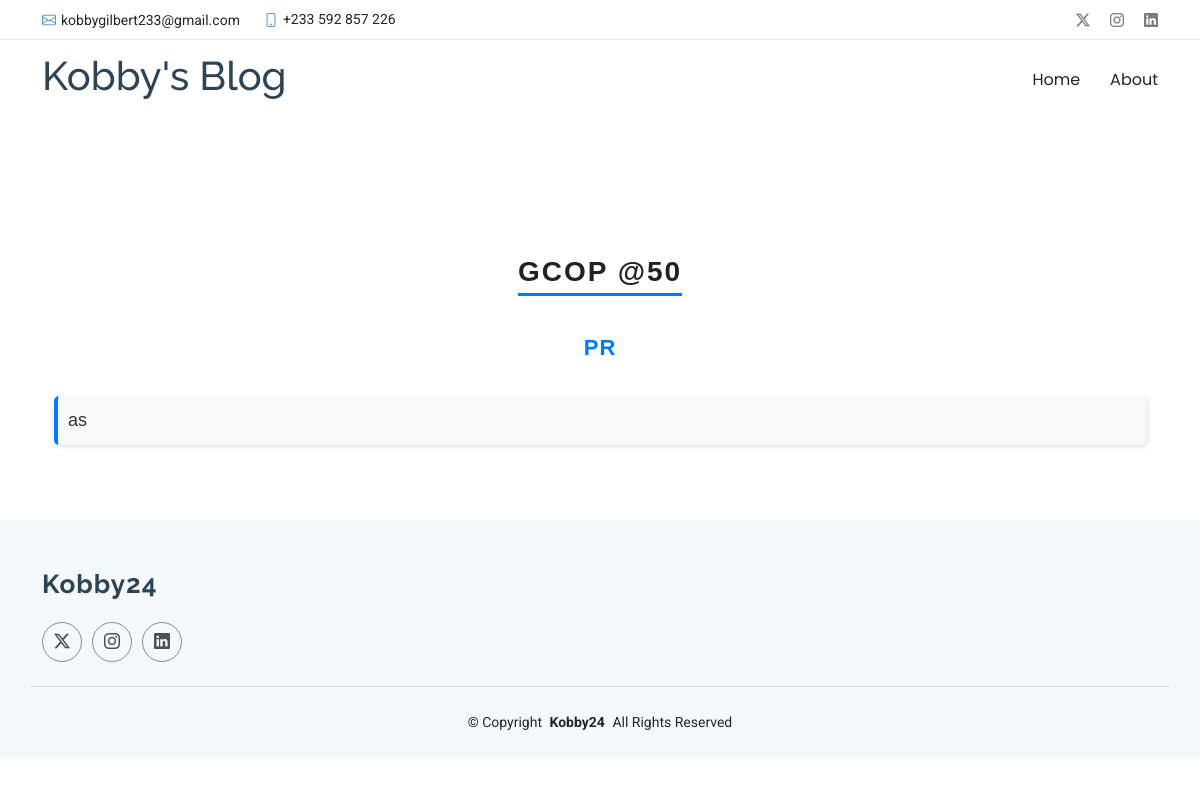
Page /article/3 on the committed database.
### blog/models.py (models this page shows)
class BlogPost(models.Model):
    blog_id = models.AutoField(primary_key=True,)
    blog_title = models.CharField(null=False,blank=False,max_length=250)
    blog_subtitle = models.CharField(null=True,blank=True,max_length=450)
    blog_body = models.CharField(null=False,blank=False,max_length=750)
    blog_media = models.CharField(null=False,blank=False,max_length=100)
    class Meta:
        managed = True
        db_table = 'blog_post'

### blog/views.py (the view)
# urls.py: path('article/<p_id>', views.article, name='article'),
def article(request, p_id):
    print(p_id)
    post = get_post(post_id=p_id)
    context = {'id': p_id, 'post': post}
    return render(request, 'post.html', context)

### blog/utils.py (called while the page is built)
def get_post(post_id):
    post = BlogPost.objects.get(blog_id=post_id)
    return post

### blog/templates/post.html (shortened to what this page needs)
{% extends 'header.html' %}
{% block content %}
  <main class="main">
    <div class="container">
        <div class="col">
          <section id="blog-details" class="blog-details section">
            <div class="container">
              <article class="article">
                <div class="post-img">
                </div>
                <div style="height:50px;"></div>
                <div class="container text-center">
                  <div class="row align-items-start">
                    <div class="col">
                  <h2 class="title" style="font-size: 28px; font-weight: bold; color: #222; font-family: Arial, sans-serif; text-align: center; margin-bottom: 15px; text-transform: uppercase; letter-spacing: 2px; border-bottom: 3px solid #007BFF; padding-bottom: 5px; display: inline-block;">{{ post.blog_title }}</h2>
                    </div>
                    </div>
                  <div><br></div>
                  <div class="col">
                    <h3 style="font-size: 22px; font-weight: bold; color: #007BFF; font-family: Arial, sans-serif; text-align: center; margin-bottom: 10px; text-transform: uppercase; letter-spacing: 1px;">{{ post.blog_subtitle }}</h3>
                  </div>
                  <div><br></div>
                </div>
                <div class="content">
                  <p style="font-size: 18px; line-height: 1.6; color: #333; font-family: Arial, sans-serif; text-align: justify; padding: 10px; background-color: #f9f9f9; border-left: 4px solid #007BFF; border-radius: 5px; box-shadow: 2px 2px 5px rgba(0, 0, 0, 0.1);">
                    {{ post.blog_body }}
                    </p>
                  </div>
              </article>
            </div>
          </section>
        </div>
          </div>
  </main>
 {% endblock %}

### blog/static/assets1/css/main.css (style rules this page uses)
:root { --default-font: "Roboto", system-ui, -apple-system, "Segoe UI", Roboto, "Helvetica Neue", Arial, "Noto Sans", "Liberation Sans", sans-serif, "Apple Color Emoji", "Segoe UI Emoji", "Segoe UI Symbol", "Noto Color Emoji"; --heading-font: "Raleway", sans-serif; --nav-font: "Poppins", sans-serif; }
:root { --background-color: #ffffff; --default-color: #212529; --heading-color: #2e4455; --accent-color: #428bca; --surface-color: #ffffff; --contrast-color: #ffffff; }
:root { --nav-color: #212529; --nav-hover-color: #428bca; --nav-mobile-background-color: #ffffff; --nav-dropdown-background-color: #ffffff; --nav-dropdown-color: #212529; --nav-dropdown-hover-color: #428bca; }
:root { scroll-behavior: smooth; }
body { color: var(--default-color); background-color: var(--background-color); font-family: var(--default-font); }
h1, h2, h3, h4, h5, h6 { color: var(--heading-color); font-family: var(--heading-font); }
section, .section { color: var(--default-color); background-color: var(--background-color); padding: 60px 0; scroll-margin-top: 120px; overflow: clip; }

### rows in the picture
BlogPost: blog_title "GCOP @50", blog_subtitle "PR", blog_body "as"
